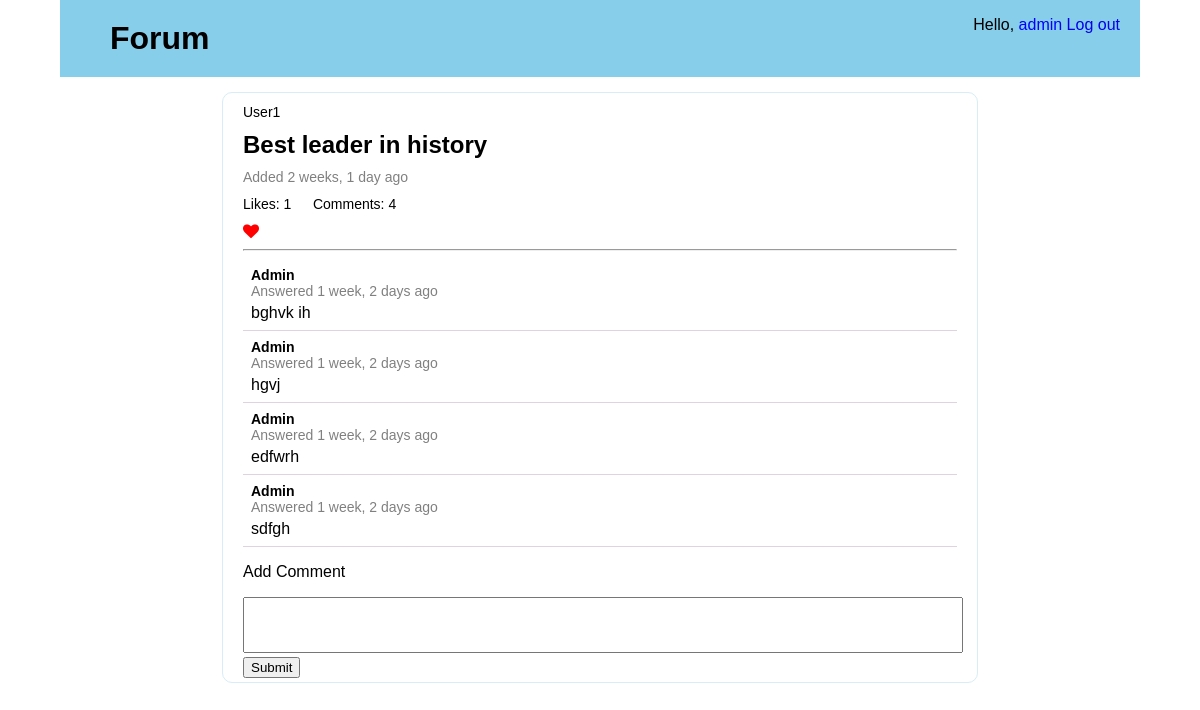
Screenshot of /forum/question/3/ (signed in) with the database file from the repository.
### forum/models.py (models this page shows, shortened)
class Question(models.Model):
    question_text = models.CharField(max_length = 200)
    pub_date = models.DateTimeField(auto_now_add = True)
    owner = models.ForeignKey(User, on_delete=models.CASCADE)

class Comment(models.Model):
    comment_text = models.CharField(max_length = 1000)
    pub_date = models.DateTimeField(auto_now_add = True)
    owner = models.ForeignKey(User, on_delete=models.CASCADE)
    question = models.ForeignKey(Question, on_delete=models.CASCADE)

### forum/views.py (the view)
# urls.py: path('question/<int:question_id>/', views.QuestionDetail, name = 'question-detail'),
def QuestionDetail(request, question_id):
    q = Question.objects.get(pk=question_id)
    c = Comment.objects.filter(question = q)
    user = request.user
    like = Like.objects.filter(question = q, owner = user).count()
    print(like);
    context = {
        'question' : q,
        'comment': c,
        'like': like
    }
    return render(request, 'forum/question_detail.html', context)

### forum/templates/forum/question_detail.html (shortened to what this page needs)
{% extends 'forum/base.html' %}
{% block content %}
{% load humanize %}
{% if question %}
<div class="post">
  <div style=" text-transform:capitalize; font-size: 14px; display: inline;">
    {{question.owner}}
  </div>
  <h2>
    {{ question.question_text }}
  </h2>
  <span style="font-size:14px; color:grey; display:block; margin-top:-10px; margin-bottom:10px;"> Added <span> {{question.pub_date | naturaltime}} </span></span>
  <span style="font-size:14px;"> Likes: <span class="like-count-{{question.id}}"> {{question.like_set.count}} </span></span>
  <span style="font-size:14px;"> Comments: <span class="comment-count-{{question.id}}"> {{question.comment_set.count}} </span></span>
  <div class="" style="margin-top:10px;">
    {% if user.is_authenticated %}
    <a href="#" {% if like == 0 %} style="display: none;" {% endif %}>
      <i class="fa fa-heart like like-click" data-question="{{question.id}}"></i>
    </a>
    {% endif %}
  </div>
  <hr>
  <div class="comment-wrapper">
    {% for c in comment%}
    <div class="comment">
      <div class="" style=" text-transform:capitalize; font-size: 14px; color:black">
        <b>{{c.owner}}</b>
      </div>
      <span style="font-size:14px; color:grey; display:block; "> Answered  {{c.pub_date | naturaltime}} </span>
      <p>
        {{ c.comment_text }}
      </p>
    </div>
    {% endfor %}
  </div>
  {% if user.is_authenticated %}
  <div>
    <p class="">Add Comment</p>
    <div class="">
      <textarea class="comment-text-{{question.id}}" style="width:100%; height: 50px; resize:none;"></textarea>
      <button type="button" data-question="{{question.id}}" class="btn save-comment">Submit</button>
    </div>
  </div>
  {% endif %}
</div>
{% endif %}
{% endblock content %}

### forum/templates/forum/base.html (shortened to what this page needs)
{% load static %}
<!DOCTYPE html>
<html lang="en" dir="ltr">
<head>
  <link rel="stylesheet" href="https://cdnjs.cloudflare.com/ajax/libs/font-awesome/4.7.0/css/font-awesome.min.css">
  <link rel="stylesheet" href="{% static 'forum/css/main.css' %}">
</head>
<body>
  <p style="float:right; margin-right:20px; color:black;">
    {% if user.is_authenticated %}
    Hello, <a href="{% url 'forum:account' %}" style="color:blue;"> {{ user.username }} </a>
    <a href="{% url 'users:logout' %}"> Log out </a>
    {% else %}
    <a href="{% url 'users:register' %}"> Register </a>
    -
    <a href="{% url 'users:login' %}"> Log In </a>
    {% endif %}
  </p>
  <div class="home">
    <h1 ><a href="{% url 'forum:index' %}" class="" style="color: black">Forum</a></h1>
  </div>
  <div class="container">
    {% block content %} {% endblock content %}
  </div>
</body>
</html>

### forum/templates/forum/base.html (style rules this page uses)
body { margin: 0 auto; width: 90%; font-family: Arial, Helvetica, sans-serif; }
.home, a { text-decoration: none; }
.container { margin: 0 auto; width: 70%; }
h1 { margin: 0; background-color: skyblue; padding: 20px 50px; }
.post { padding: 4px 20px; margin: 15px 0; border-radius: 10px; border: 1px solid #d7edf7; padding-top: 10px; }
.post h2 { font-weight: 600; margin-top: 10px; }
.comment { padding-left: 20px; border-bottom: 1px solid #ded3df; padding: 8px; }
.comment p { margin: 0; padding-top: 5px; }
.like { color: white; color: red; }

### rows the page displays
Question: owner "User1", question_text "Best leader in history", pub_date "2 weeks, 1 day ago", like_set.count "1", comment_set.count "4"
Comment: owner "Admin", pub_date "1 week, 2 days ago", comment_text "bghvk ih"
Comment: owner "Admin", pub_date "1 week, 2 days ago", comment_text "hgvj"
Comment: owner "Admin", pub_date "1 week, 2 days ago", comment_text "edfwrh"
Comment: owner "Admin", pub_date "1 week, 2 days ago", comment_text "sdfgh"

### other values shown
{{ user.username }} "admin"
